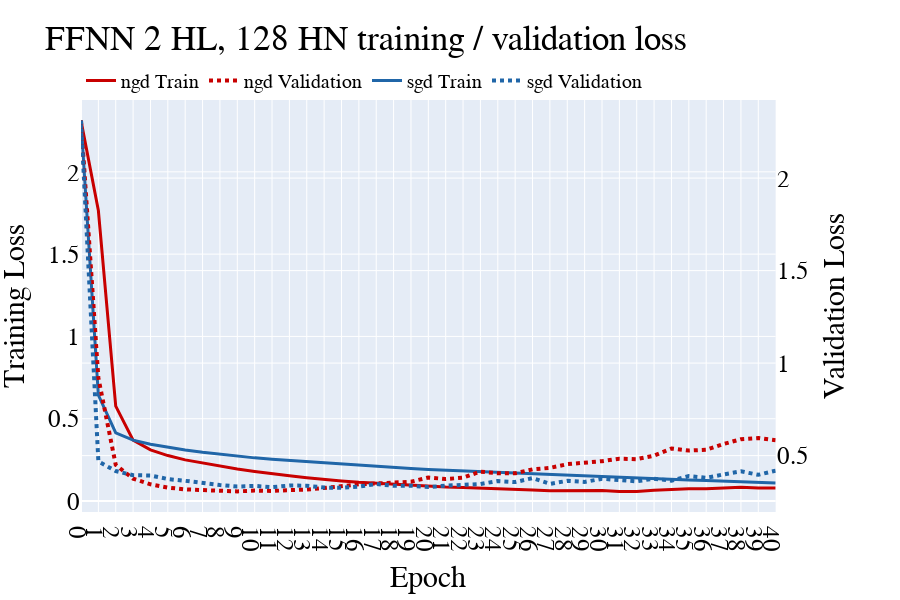

Notebook code for this chart:
### Markdown cell above
#### **3. Visualising training / validation loss results**

Check that the models all converged.

Displays training and testing data for each model separately, with 4 traces on each graph.

The traces are: SGD training, SGD testing, NGD training, NGD testing.

### Code cell
# Display training / val data for all models for NGD / SGD

epochs = np.arange(1, hp["num_epochs"]+1)

loss_figures = {}

color_cycle = ['rgb(200, 0, 0)', 'rgb(32, 102, 168)']

for title in models.keys():
    loss_fig = make_subplots(specs=[[{"secondary_y" : True}]])
    color_index = 0
    for optim in optimizers:
        color = color_cycle[color_index % len(color_cycle)]
        color_index += 1
        loss_fig.add_trace(go.Scatter(
            x=np.arange(0, hp["num_epochs"]+1),
            y=train_losses[title][optim],
            mode="lines",
            line=dict(color=color, width=3),
            name=f"{optim} Train",
        ), secondary_y=False)
        loss_fig.add_trace(go.Scatter(
            x=np.arange(0, hp["num_epochs"]+1),
            y=val_losses[title][optim],
            mode="lines",
            line=dict(color=color, dash='dot', width=4),
            name=f"{optim} Validation",
        ), secondary_y=True)
    loss_fig.update_layout(
        title=f"{title} training / validation loss",
        xaxis_title="Epoch",
        xaxis=dict(
            tickmode='linear',
            tick0=0,
            dtick=1,
        ),
        yaxis_type="linear",
        font=dict(
            family="Times New Roman",
            size=25,
            color="black",
        ),
        width=900,
        height=600,
        legend=dict(
            x=0,
            y=1,
            xanchor='left',
            yanchor='bottom',
            orientation='h',
            font=dict(
                size=20,
            ),
        ),
    )
    loss_fig.update_yaxes(title_text="Training Loss", secondary_y=False)
    loss_fig.update_yaxes(title_text="Validation Loss", secondary_y=True)
    loss_figures[title] = loss_fig
    loss_fig.show()

### Figure 1 — Plotly figure (JSON) as saved in the notebook; plotly's stock layout.template omitted (floating-point values rounded to 4 significant figures)
{"data": [{"line": {"color": "rgb(200, 0, 0)", "width": 3}, "mode": "lines", "name": "ngd Train", "type": "scatter", "x": [0, 1, 2, 3, 4, 5, 6, 7, 8, 9, 10, 11, 12, 13, 14, 15, 16, 17, 18, 19, 20, 21, 22, 23, 24, 25, 26, 27, 28, 29, 30, 31, 32, 33, 34, 35, 36, 37, 38, 39, 40], "xaxis": "x", "y": [2.311, 1.765, 0.5763, 0.3698, 0.3105, 0.2761, 0.25, 0.23, 0.2106, 0.1945, 0.1795, 0.1645, 0.1535, 0.1417, 0.1305, 0.1216, 0.1134, 0.1075, 0.1004, 0.09306, 0.08737, 0.0851, 0.08233, 0.07736, 0.07345, 0.06868, 0.06651, 0.06208, 0.06251, 0.06323, 0.06322, 0.05858, 0.05845, 0.06551, 0.07246, 0.075, 0.07508, 0.07736, 0.08325, 0.0797, 0.07879], "yaxis": "y"}, {"line": {"color": "rgb(200, 0, 0)", "dash": "dot", "width": 4}, "mode": "lines", "name": "ngd Validation", "type": "scatter", "x": [0, 1, 2, 3, 4, 5, 6, 7, 8, 9, 10, 11, 12, 13, 14, 15, 16, 17, 18, 19, 20, 21, 22, 23, 24, 25, 26, 27, 28, 29, 30, 31, 32, 33, 34, 35, 36, 37, 38, 39, 40], "xaxis": "x", "y": [2.311, 0.92, 0.4501, 0.3752, 0.3448, 0.3273, 0.3174, 0.3139, 0.3093, 0.3065, 0.311, 0.3088, 0.3136, 0.3164, 0.3248, 0.3356, 0.3447, 0.3495, 0.3516, 0.3588, 0.3814, 0.3734, 0.3807, 0.4135, 0.4047, 0.4042, 0.4255, 0.4335, 0.4537, 0.4616, 0.4699, 0.4834, 0.4807, 0.4999, 0.5383, 0.527, 0.5316, 0.5626, 0.5887, 0.5951, 0.5831], "yaxis": "y2"}, {"line": {"color": "rgb(32, 102, 168)", "width": 3}, "mode": "lines", "name": "sgd Train", "type": "scatter", "x": [0, 1, 2, 3, 4, 5, 6, 7, 8, 9, 10, 11, 12, 13, 14, 15, 16, 17, 18, 19, 20, 21, 22, 23, 24, 25, 26, 27, 28, 29, 30, 31, 32, 33, 34, 35, 36, 37, 38, 39, 40], "xaxis": "x", "y": [2.311, 0.6438, 0.4143, 0.3702, 0.3452, 0.3267, 0.3101, 0.2958, 0.2834, 0.273, 0.2622, 0.2538, 0.2466, 0.2385, 0.2302, 0.2224, 0.218, 0.2103, 0.205, 0.1978, 0.1917, 0.1874, 0.1829, 0.1785, 0.1738, 0.1671, 0.1637, 0.1591, 0.1535, 0.1497, 0.1463, 0.1407, 0.1375, 0.1355, 0.1319, 0.1282, 0.1244, 0.1214, 0.1161, 0.1136, 0.11], "yaxis": "y"}, {"line": {"color": "rgb(32, 102, 168)", "dash": "dot", "width": 4}, "mode": "lines", "name": "sgd Validation", "type": "scatter", "x": [0, 1, 2, 3, 4, 5, 6, 7, 8, 9, 10, 11, 12, 13, 14, 15, 16, 17, 18, 19, 20, 21, 22, 23, 24, 25, 26, 27, 28, 29, 30, 31, 32, 33, 34, 35, 36, 37, 38, 39, 40], "xaxis": "x", "y": [2.311, 0.4689, 0.4164, 0.394, 0.3928, 0.3733, 0.3638, 0.3508, 0.3409, 0.3329, 0.3361, 0.3296, 0.3384, 0.3373, 0.3272, 0.326, 0.332, 0.3467, 0.3366, 0.3374, 0.3297, 0.3375, 0.3426, 0.3464, 0.3625, 0.3569, 0.3782, 0.3472, 0.3634, 0.3576, 0.3747, 0.3658, 0.3611, 0.3753, 0.3642, 0.3893, 0.3797, 0.3983, 0.415, 0.3962, 0.4184], "yaxis": "y2"}], "layout": {"font": {"color": "black", "family": "Times New Roman", "size": 25}, "height": 600, "legend": {"font": {"size": 20}, "orientation": "h", "x": 0, "xanchor": "left", "y": 1, "yanchor": "bottom"}, "title": {"text": "FFNN 2 HL, 128 HN training / validation loss"}, "width": 900, "xaxis": {"anchor": "y", "domain": [0, 0.94], "dtick": 1, "tick0": 0, "tickmode": "linear", "title": {"text": "Epoch"}}, "yaxis": {"anchor": "x", "domain": [0, 1], "title": {"text": "Training Loss"}, "type": "linear"}, "yaxis2": {"anchor": "x", "overlaying": "y", "side": "right", "title": {"text": "Validation Loss"}}}}
